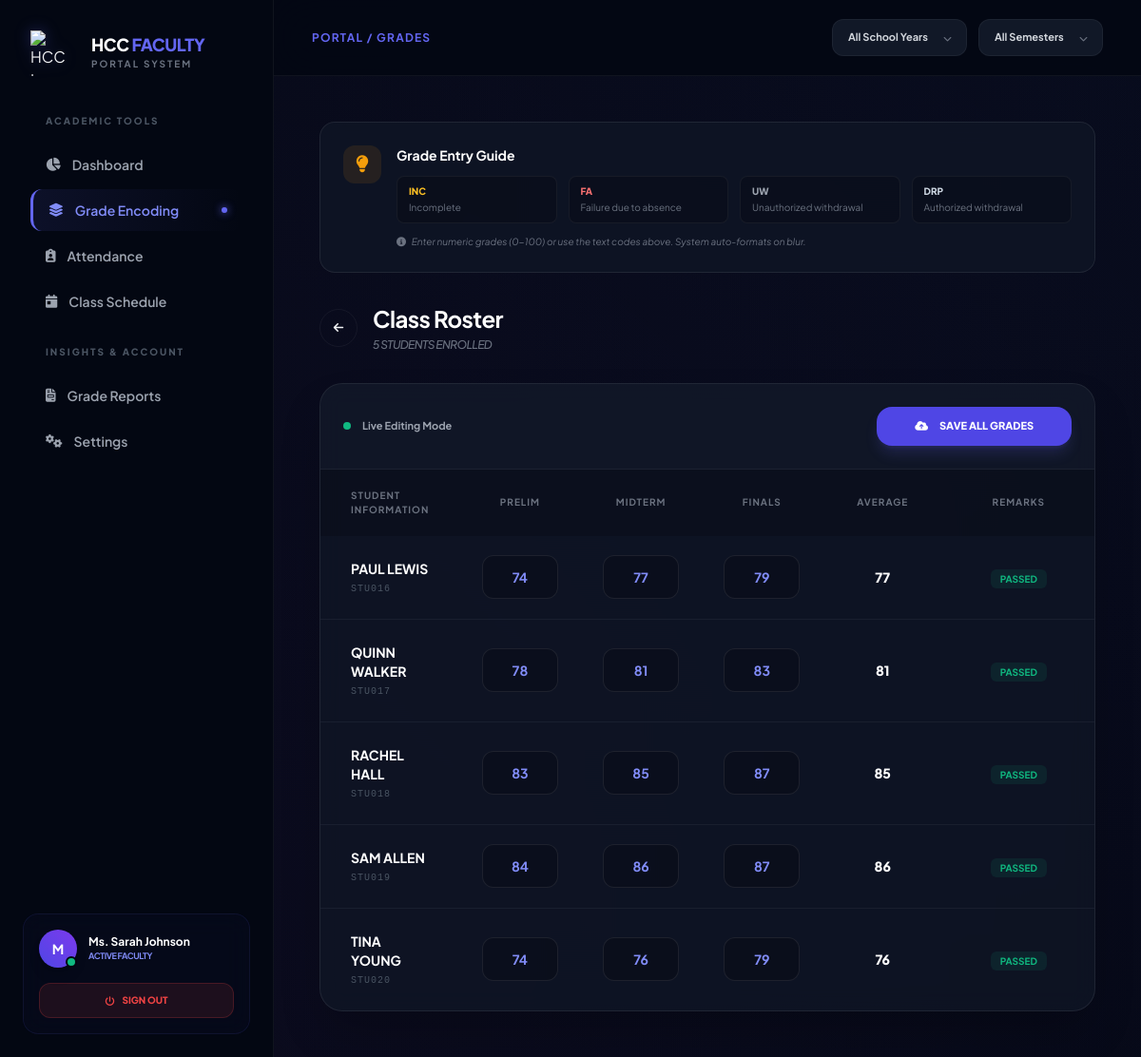
Page /views/Teachers/teacherdashboard.php?offering_id=17&filter_sy=0&filter_sem=0 (signed in) on the earlier database version.
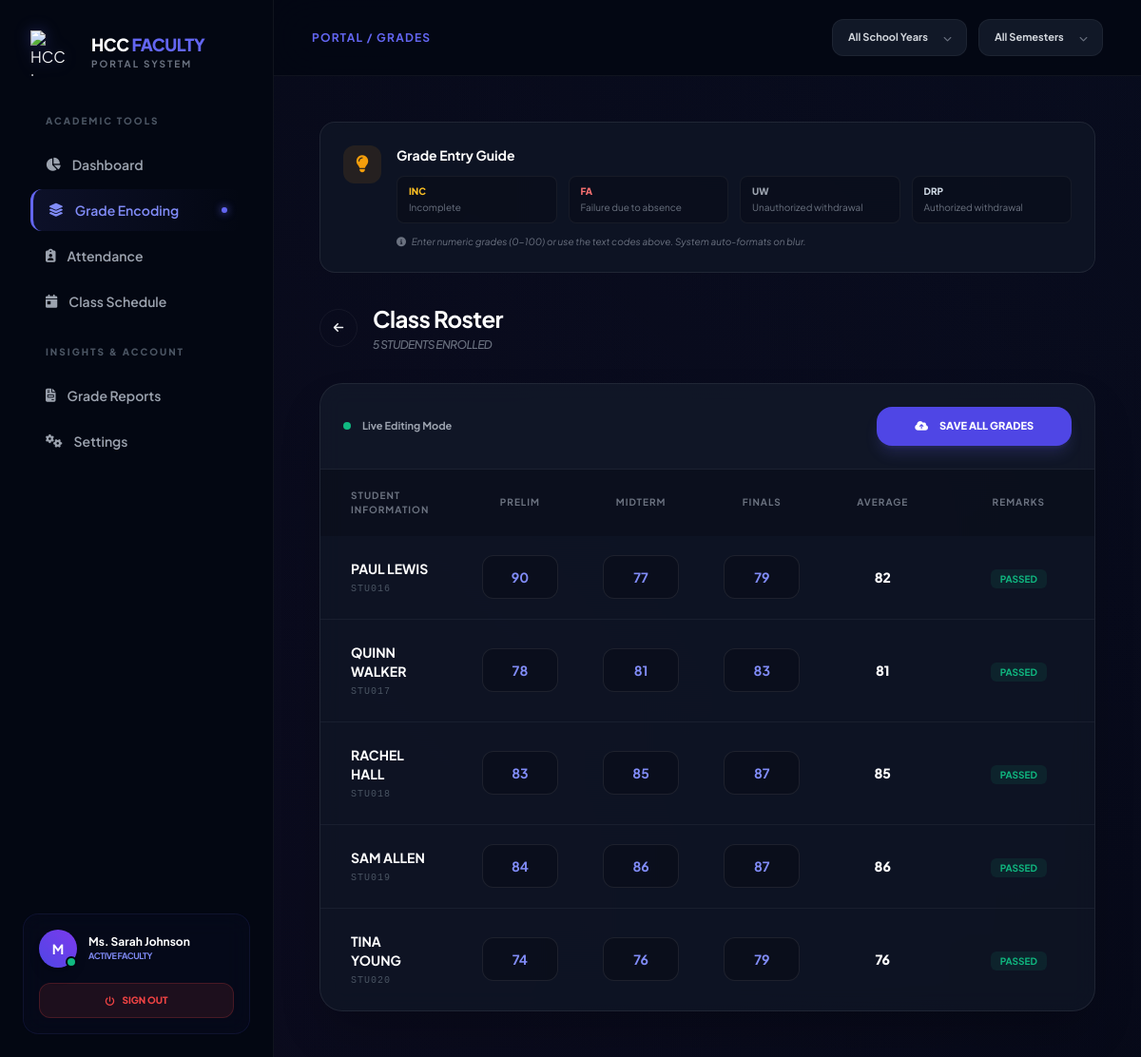
Same page on the later database version.
### tables this page shows
CREATE TABLE `tb_enrollments` (
  `enrollment_id` int(11) NOT NULL,
  `student_id` int(11) DEFAULT NULL,
  `offering_id` int(11) DEFAULT NULL
);

CREATE TABLE `tb_grades` (
  `grade_id` int(11) NOT NULL,
  `enrollment_id` int(11) DEFAULT NULL,
  `prelim` varchar(10) DEFAULT NULL,
  `midterm` varchar(10) DEFAULT NULL,
  `finals` varchar(10) DEFAULT NULL,
  `semestral` varchar(10) DEFAULT NULL,
  `status` enum('PASSED','FAILED','INCOMPLETE','DROPPED','PENDING') DEFAULT NULL,
  `is_finalized` tinyint(4) DEFAULT 0,
  `updated_at` timestamp NOT NULL DEFAULT current_timestamp() ON UPDATE current_timestamp()
);

CREATE TABLE `tb_students` (
  `student_id` int(11) NOT NULL,
  `user_id` int(11) DEFAULT NULL,
  `student_no` varchar(20) DEFAULT NULL,
  `full_name` varchar(100) DEFAULT NULL,
  `program` enum('Civil Eng','Computer Eng','IT','CS','ACT') DEFAULT NULL
);

### views/Teachers/teacherdashboard.php (the view, shortened to what the changed rows need)
<?php
require_once __DIR__ . '/../../includes/db.php';
$user = current_user();
$stmt = $mysqli->prepare('SELECT teacher_id, full_name FROM tb_teachers WHERE user_id = ?');
$stmt->bind_param('i', $user['user_id']);
$stmt->execute();
$teacher = $stmt->get_result()->fetch_assoc();
$teacherId = (int)($teacher['teacher_id'] ?? 0);
$filterSy = (int)($_GET['filter_sy'] ?? 0);
$filterSem = (int)($_GET['filter_sem'] ?? 0);
$activeOfferingId = (int)($_GET['offering_id'] ?? 0);
$sql = 'SELECT o.offering_id, c.course_code, c.course_name, sy.school_year, s.semester
        FROM tb_course_offerings o
        INNER JOIN tb_courses c ON c.course_id = o.course_id
        INNER JOIN tb_school_years sy ON sy.sy_id = o.sy_id
        INNER JOIN tb_semesters s ON s.sem_id = o.sem_id
        WHERE o.teacher_id = ?';
$params = [$teacherId];
$types = 'i';
$sql .= ' ORDER BY sy.school_year DESC, s.semester ASC';
$offStmt = $mysqli->prepare($sql);
if (!$offStmt) {
    error_log('Prepare error: ' . $mysqli->error);
    $offerings = [];
} else {
    $offStmt->bind_param($types, ...$params);
    if (!$offStmt->execute()) {
        error_log('Execute error: ' . $offStmt->error);
        $offerings = [];
    } else {
        $offerings = $offStmt->get_result()->fetch_all(MYSQLI_ASSOC);
    }
}
$students = [];
if ($activeOfferingId) {
    $enrollStmt = $mysqli->prepare(
        'SELECT e.enrollment_id, st.student_no, st.full_name, g.prelim, g.midterm, g.finals, g.semestral, g.status
         FROM tb_enrollments e
         INNER JOIN tb_students st ON st.student_id = e.student_id
         LEFT JOIN tb_grades g ON g.enrollment_id = e.enrollment_id
         WHERE e.offering_id = ? ORDER BY st.full_name'
    );
    if (!$enrollStmt) {
        error_log('Prepare error: ' . $mysqli->error);
    } else {
        $enrollStmt->bind_param('i', $activeOfferingId);
        if (!$enrollStmt->execute()) {
            error_log('Execute error: ' . $enrollStmt->error);
        } else {
            $students = $enrollStmt->get_result()->fetch_all(MYSQLI_ASSOC);
        }
    }
}
?>
<!DOCTYPE html>
<html lang="en">
<head>
    <script src="https://cdn.tailwindcss.com"></script>
    <link href="https://cdnjs.cloudflare.com/ajax/libs/font-awesome/6.5.1/css/all.min.css" rel="stylesheet">
</head>
<body class="flex min-h-screen">
    <aside class="w-72 hidden lg:flex flex-col bg-[#030712] border-r border-white/5 h-screen sticky top-0 z-50">
    <div class="p-8">
        <div class="mb-10 flex items-center gap-4 group cursor-pointer">
            <div>
                <h1 class="text-lg font-black tracking-tight leading-none text-white">HCC <span class="text-indigo-500">FACULTY</span></h1>
            </div>
        </div>
    </div>
</aside>
    <div class="flex-1 flex flex-col">
        <header class="h-20 px-10 flex items-center justify-between sticky top-0 bg-[#030712]/80 backdrop-blur-xl z-50 border-b border-white/5">
            <div>
                <h2 class="text-xs font-bold text-indigo-500 uppercase tracking-widest">Portal / Grades</h2>
            </div>
        </header>
        <main class="p-8 lg:p-12 max-w-[1400px] mx-auto w-full">
            <?php if (!$activeOfferingId): ?>
                <div class="mb-10">
                    <h3 class="text-2xl font-extrabold text-white">My Offerings</h3>
                    <p class="text-gray-500 text-sm mt-1">Select a course to start encoding student grades.</p>
                </div>
                <div class="grid grid-cols-1 md:grid-cols-2 xl:grid-cols-3 gap-6">
                    <?php foreach ($offerings as $off): ?>
                        <a href="?offering_id=<?= $off['offering_id']; ?>&filter_sy=<?= $filterSy; ?>&filter_sem=<?= $filterSem; ?>"
                           class="glass-panel p-8 rounded-3xl group hover:-translate-y-2 hover:border-indigo-500/40 transition-all duration-300 relative overflow-hidden">
                            <div class="absolute top-0 right-0 p-6 opacity-5 group-hover:opacity-20 transition-opacity">
                                <i class="fa-solid fa-book-open text-6xl"></i>
                            </div>
                            <span class="inline-block text-[10px] font-black text-indigo-400 bg-indigo-500/10 px-3 py-1 rounded-full mb-4"><?= $off['course_code']; ?></span>
                            <h4 class="font-bold text-white text-lg leading-tight mb-6"><?= $off['course_name']; ?></h4>
                            <div class="flex items-center gap-4 text-[11px] font-bold text-gray-500">
                                <span class="flex items-center gap-2"><i class="fa-regular fa-calendar"></i> <?= $off['school_year']; ?></span>
                                <span class="flex items-center gap-2"><i class="fa-regular fa-clock"></i> <?= $off['semester']; ?></span>
                            </div>
                        </a>
                    <?php endforeach; ?>
                </div>
            <?php else: ?>
                <div class="glass-panel rounded-3xl overflow-hidden shadow-2xl">
                    <form method="POST" id="gradeForm">
                        <div class="overflow-x-auto">
                            <table class="w-full text-left">
                                <thead>
                                    <tr class="text-[10px] font-black text-gray-500 uppercase tracking-widest bg-black/20">
                                        <th class="px-8 py-5">Student Information</th>
                                        <th class="text-center w-32">Prelim</th>
                                        <th class="text-center w-32">Midterm</th>
                                        <th class="text-center w-32">Finals</th>
                                        <th class="text-center w-32">Average</th>
                                        <th class="text-center px-8 w-40">Remarks</th>
                                    </tr>
                                </thead>
                                <tbody class="divide-y divide-white/5">
                                    <?php foreach ($students as $st):
                                        $p_val = ($st['status'] == 'INCOMPLETE' && is_null($st['prelim'])) ? 'INC' : ($st['prelim'] ?? '');
                                        $m_val = ($st['status'] == 'INCOMPLETE' && is_null($st['midterm'])) ? 'INC' : ($st['midterm'] ?? '');
                                        $f_val = ($st['status'] == 'INCOMPLETE' && is_null($st['finals'])) ? 'INC' : ($st['finals'] ?? '');
                                    ?>
                                        <tr class="group hover:bg-white/[0.02] transition-colors">
                                            <td class="px-8 py-6">
                                                <div class="flex flex-col">
                                                    <span class="text-sm font-bold text-white group-hover:text-indigo-400 transition-colors uppercase"><?= $st['full_name']; ?></span>
                                                    <span class="text-[10px] text-gray-600 font-mono mt-1 tracking-widest"><?= $st['student_no']; ?></span>
                                                </div>
                                            </td>
                                            <td class="py-4 text-center">
                                                <input type="text" name="grades[<?= $st['enrollment_id']; ?>][prelim]"
                                                       class="grade-input w-20 p-3 rounded-xl text-center font-bold text-sm text-indigo-400"
                                                       value="<?= $p_val; ?>" placeholder="—" onblur="formatInput(this)">
                                            </td>
                                            <td class="py-4 text-center">
                                                <input type="text" name="grades[<?= $st['enrollment_id']; ?>][midterm]"
                                                       class="grade-input w-20 p-3 rounded-xl text-center font-bold text-sm text-indigo-400"
                                                       value="<?= $m_val; ?>" placeholder="—" onblur="formatInput(this)">
                                            </td>
                                            <td class="py-4 text-center">
                                                <input type="text" name="grades[<?= $st['enrollment_id']; ?>][finals]"
                                                       class="grade-input w-20 p-3 rounded-xl text-center font-bold text-sm text-indigo-400"
                                                       value="<?= $f_val; ?>" placeholder="—" onblur="formatInput(this)">
                                            </td>
                                            <td class="py-4 text-center">
                                                <span class="text-sm font-black text-white">
                                                    <?= !is_null($st['semestral']) ? (is_numeric($st['semestral']) ? number_format($st['semestral'], 0) : strtoupper($st['semestral'])) : '—'; ?>
                                                </span>
                                            </td>
                                            <td class="px-8 py-4 text-center">
                                                <?php
                                                    $s = $st['status'] ?? 'PENDING';
                                                    $badge_class = 'badge-inc';
                                                    if($s == 'PASSED') $badge_class = 'badge-passed';
                                                ?>
                                                <span class="badge <?= $badge_class; ?>"><?= $s; ?></span>
                                            </td>
                                        </tr>
                                    <?php endforeach; ?>
                                </tbody>
                            </table>
                        </div>
                    </form>
                </div>
            <?php endif; ?>
        </main>
    </div>
</body>
</html>

Differences in the rows shown:
changed through a linked row, tb_enrollments "PAUL LEWIS": prelim "74" → "90"; tb_grades.semestral "77" → "82"
